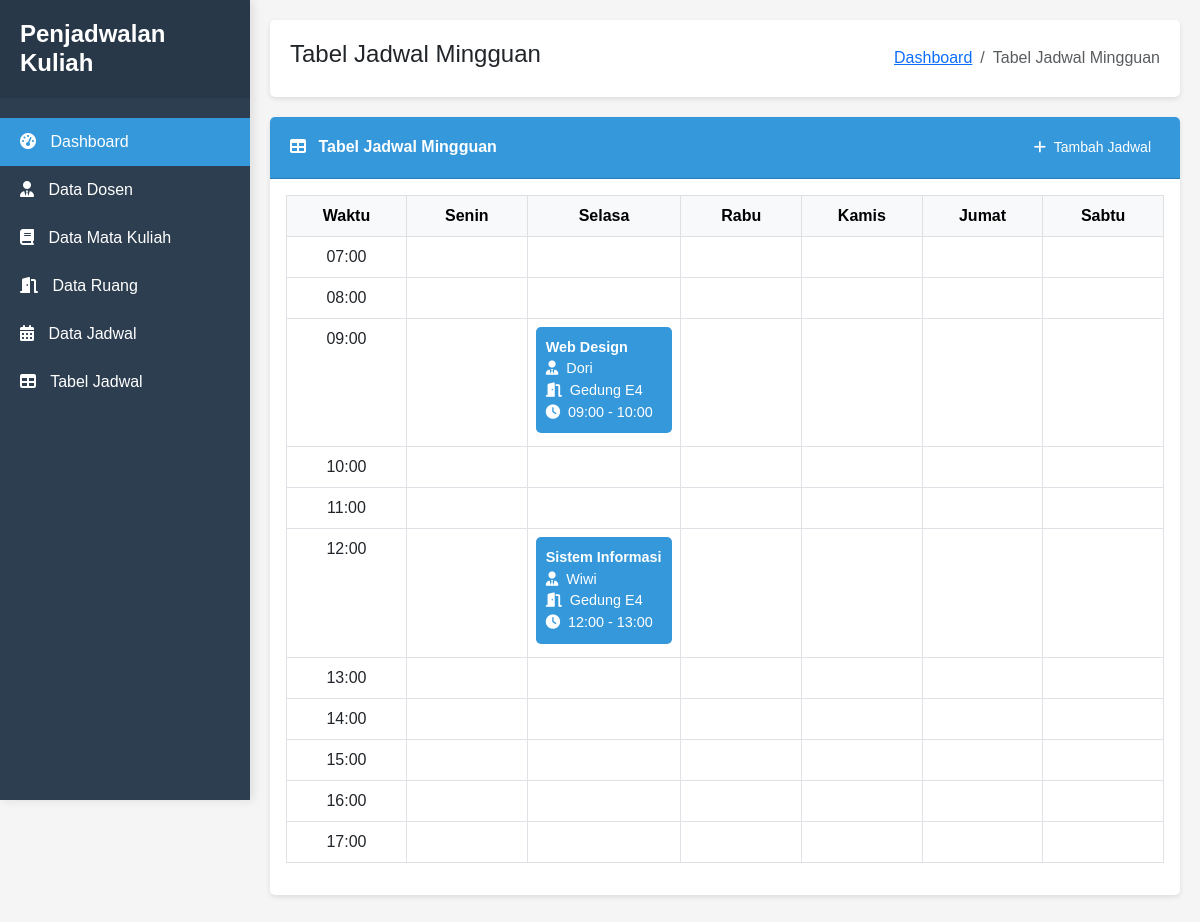
/index.php/jadwal/tabel_mingguan, run on the app's committed database.
### tables this page shows
CREATE TABLE `jadwal` (
  `id` int(11) NOT NULL,
  `dosen_id` int(11) NOT NULL,
  `mata_kuliah_id` int(11) NOT NULL,
  `ruang_id` int(11) NOT NULL,
  `hari` enum('Senin','Selasa','Rabu','Kamis','Jumat','Sabtu') NOT NULL,
  `jam_mulai` time NOT NULL,
  `jam_selesai` time NOT NULL,
  `created_at` timestamp NOT NULL DEFAULT current_timestamp(),
  `updated_at` timestamp NOT NULL DEFAULT current_timestamp() ON UPDATE current_timestamp()
);

CREATE TABLE `mata_kuliah` (
  `id` int(11) NOT NULL,
  `kode` varchar(10) NOT NULL,
  `nama` varchar(100) NOT NULL,
  `sks` int(11) NOT NULL,
  `semester` int(11) NOT NULL,
  `created_at` timestamp NOT NULL DEFAULT current_timestamp(),
  `updated_at` timestamp NOT NULL DEFAULT current_timestamp() ON UPDATE current_timestamp()
);

CREATE TABLE `dosen` (
  `id` int(11) NOT NULL,
  `nip` varchar(20) NOT NULL,
  `nama` varchar(100) NOT NULL,
  `email` varchar(100) NOT NULL,
  `no_hp` varchar(15) NOT NULL,
  `created_at` timestamp NOT NULL DEFAULT current_timestamp(),
  `updated_at` timestamp NOT NULL DEFAULT current_timestamp() ON UPDATE current_timestamp()
);

CREATE TABLE `ruang` (
  `id` int(11) NOT NULL,
  `kode` varchar(10) NOT NULL,
  `nama` varchar(50) NOT NULL,
  `kapasitas` int(11) NOT NULL,
  `created_at` timestamp NOT NULL DEFAULT current_timestamp(),
  `updated_at` timestamp NOT NULL DEFAULT current_timestamp() ON UPDATE current_timestamp()
);

### application/controllers/Jadwal.php (called while the page is built, shortened)
<?php
class Jadwal extends CI_Controller {
    public function __construct() {
        $this->load->model('Jadwal_model');
        $this->load->model('Dosen_model');
        $this->load->model('MataKuliah_model');
        $this->load->model('Ruang_model');
        $this->load->library(['form_validation', 'session']);
    }
    public function tabel_mingguan() {
        $data['title'] = 'Tabel Jadwal Mingguan';
        $data['jadwal'] = $this->Jadwal_model->get_all_with_relations();
        $data['hari'] = ['Senin', 'Selasa', 'Rabu', 'Kamis', 'Jumat', 'Sabtu'];
        $data['jam'] = ['07:00', '08:00', '09:00', '10:00', '11:00', '12:00', '13:00', '14:00', '15:00', '16:00', '17:00'];
        $this->load->view('templates/header', $data);
        $this->load->view('templates/sidebar');
        $this->load->view('jadwal/tabel_mingguan', $data);
        $this->load->view('templates/footer');
    }
}

### index.php (called while the page is built, shortened)
<?php
require_once BASEPATH.'core/CodeIgniter.php';

### application/models/Jadwal_model.php (called while the page is built, shortened)
<?php
class Jadwal_model extends CI_Model {
    private $table = 'jadwal';
    public function get_all_with_relations() {
        $this->db->select('jadwal.*, dosen.nama as nama_dosen, mata_kuliah.nama as nama_matkul, ruang.nama as nama_ruang');
        $this->db->from($this->table);
        $this->db->join('dosen', 'dosen.id = jadwal.dosen_id');
        $this->db->join('mata_kuliah', 'mata_kuliah.id = jadwal.mata_kuliah_id');
        $this->db->join('ruang', 'ruang.id = jadwal.ruang_id');
        $this->db->order_by('jadwal.hari', 'ASC');
        $this->db->order_by('jadwal.jam_mulai', 'ASC');
        return $this->db->get()->result();
    }
}

### application/views/jadwal/tabel_mingguan.php (the view, shortened to what this page needs)
<div class="card">
    <div class="card-header d-flex justify-content-between align-items-center">
        <span><i class="fas fa-table me-2"></i> Tabel Jadwal Mingguan</span>
        <a href="<?= base_url('jadwal/add') ?>" class="btn btn-sm btn-primary">
            <i class="fas fa-plus me-1"></i> Tambah Jadwal
        </a>
    </div>
    <div class="card-body">
        <div class="jadwal-table table-responsive">
            <table class="table table-bordered">
                <thead class="table-light">
                    <tr>
                        <th class="text-center" style="width: 100px;">Waktu</th>
                        <?php foreach ($hari as $h): ?>
                        <th class="text-center"><?= $h ?></th>
                        <?php endforeach; ?>
                    </tr>
                </thead>
                <tbody>
                    <?php foreach ($jam as $j): ?>
                    <tr>
                        <td class="text-center"><?= $j ?></td>
                        <?php foreach ($hari as $h): ?>
                        <td>
                            <?php
                            foreach ($jadwal as $jdw):
                                $jam_mulai = strtotime($jdw->jam_mulai);
                                $jam_selesai = strtotime($jdw->jam_selesai);
                                $jam_curr = strtotime($j);
                                if ($jdw->hari == $h && $jam_curr >= $jam_mulai && $jam_curr < $jam_selesai):
                            ?>
                            <div class="jadwal-item">
                                <div class="fw-bold"><?= $jdw->nama_matkul ?></div>
                                <div><i class="fas fa-user-tie me-1"></i> <?= $jdw->nama_dosen ?></div>
                                <div><i class="fas fa-door-open me-1"></i> <?= $jdw->nama_ruang ?></div>
                                <div><i class="fas fa-clock me-1"></i> <?= substr($jdw->jam_mulai, 0, 5) ?> - <?= substr($jdw->jam_selesai, 0, 5) ?></div>
                            </div>
                            <?php
                                endif;
                            endforeach;
                            ?>
                        </td>
                        <?php endforeach; ?>
                    </tr>
                    <?php endforeach; ?>
                </tbody>
            </table>
        </div>
    </div>
</div>

### application/views/templates/header.php (style rules this page uses)
:root { --primary-color: #3498db; --secondary-color: #2c3e50; --light-color: #f8f9fa; --dark-color: #343a40; }
body { font-family: 'Poppins', sans-serif; background-color: #f5f5f5; }
.card { border: none; border-radius: 5px; box-shadow: 0 2px 5px rgba(0, 0, 0, 0.1); margin-bottom: 20px; }
.card-header { background-color: var(--primary-color); color: white; font-weight: bold; padding: 15px 20px; border-radius: 5px 5px 0 0; }
.btn-primary { background-color: var(--primary-color); border-color: var(--primary-color); }
.table th { font-weight: bold; background-color: #f8f9fa; }
.jadwal-table { overflow-x: auto; }
.jadwal-table th, .jadwal-table td { min-width: 120px; }
.jadwal-item { background-color: var(--primary-color); color: white; padding: 10px; border-radius: 5px; margin-bottom: 5px; font-size: 0.9rem; }

### data on the page
jadwal: mata_kuliah.nama "Web Design", dosen.nama "Dori", ruang.nama "Gedung E4", jam_mulai "09:00", jam_selesai "10:00"
jadwal: mata_kuliah.nama "Sistem Informasi", dosen.nama "Wiwi", ruang.nama "Gedung E4", jam_mulai "12:00", jam_selesai "13:00"

### other printed values
$title "Tabel Jadwal Mingguan"
$h "Senin"
$h "Selasa"
$h "Rabu"
$h "Kamis"
$h "Jumat"
$h "Sabtu"
$j "07:00"
$j "08:00"
$j "09:00"
$j "10:00"
$j "11:00"
$j "12:00"
$j "13:00"
$j "14:00"
